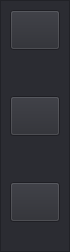
              <widget class="QFrame" name="frame_left_menu">
               <property name="minimumSize">
                <size>
                 <width>70</width>
                 <height>0</height>
                </size>
               </property>
               <property name="maximumSize">
                <size>
                 <width>0</width>
                 <height>16777215</height>
                </size>
               </property>
               <property name="styleSheet">
                <string notr="true">background-color: rgb(43, 44, 50);</string>
               </property>
               <property name="frameShape">
                <enum>QFrame::StyledPanel</enum>
               </property>
               <property name="frameShadow">
                <enum>QFrame::Raised</enum>
               </property>
               <layout class="QVBoxLayout" name="verticalLayout_6">
                <property name="spacing">
                 <number>0</number>
                </property>
                <property name="leftMargin">
                 <number>0</number>
                </property>
                <property name="topMargin">
                 <number>0</number>
                </property>
                <property name="rightMargin">
                 <number>0</number>
                </property>
                <property name="bottomMargin">
                 <number>0</number>
                </property>
                <item alignment="Qt::AlignTop">
                 <widget class="QFrame" name="frame_top_menus">
                  <property name="frameShape">
                   <enum>QFrame::NoFrame</enum>
                  </property>
                  <property name="frameShadow">
                   <enum>QFrame::Raised</enum>
                  </property>
                  <layout class="QVBoxLayout" name="verticalLayout_7">
                   <item>
                    <widget class="QPushButton" name="recognition_page">
                     <property name="minimumSize">
                      <size>
                       <width>0</width>
                       <height>40</height>
                      </size>
                     </property>
                     <property name="font">
                      <font>
                       <family>Segoe UI</family>
                       <pointsize>10</pointsize>
                      </font>
                     </property>
                     <property name="cursor">
                      <cursorShape>PointingHandCursor</cursorShape>
                     </property>
                     <property name="toolTip">
                      <string>Recognition</string>
                     </property>
                     <property name="styleSheet">
                      <string notr="true">QPushButton{
color: rgb(120, 120, 175);
}
QPushButton:hover{
background-color: rgb(120, 120, 175);
	color: rgb(0, 0, 0);
}</string>
                     </property>
                     <property name="text">
                      <string/>
                     </property>
                     <property name="icon">
                      <iconset>
                       <normaloff>icon/user-free-icon-font.png</normaloff>icon/user-free-icon-font.png</iconset>
                     </property>
                     <property name="iconSize">
                      <size>
                       <width>28</width>
                       <height>28</height>
                      </size>
                     </property>
                    </widget>
                   </item>
                   <item alignment="Qt::AlignHCenter|Qt::AlignVCenter">
                    <widget class="QLabel" name="label_8">
                     <property name="minimumSize">
                      <size>
                       <width>30</width>
                       <height>0</height>
                      </size>
                     </property>
                     <property name="maximumSize">
                      <size>
                       <width>16777215</width>
                       <height>16777215</height>
                      </size>
                     </property>
                     <property name="styleSheet">
                      <string notr="true">color: rgb(255, 255, 255);
font: 75 8pt &quot;MS Shell Dlg 2&quot;;</string>
                     </property>
                     <property name="text">
                      <string/>
                     </property>
                    </widget>
                   </item>
                   <item>
                    <widget class="QLabel" name="label_14">
                     <property name="text">
                      <string/>
                     </property>
                    </widget>
                   </item>
                   <item>
                    <widget class="QPushButton" name="registration_page">
                     <property name="minimumSize">
                      <size>
                       <width>0</width>
                       <height>40</height>
                      </size>
                     </property>
                     <property name="font">
                      <font>
                       <family>Segoe UI</family>
                       <pointsize>10</pointsize>
                      </font>
                     </property>
                     <property name="cursor">
                      <cursorShape>PointingHandCursor</cursorShape>
                     </property>
                     <property name="mouseTracking">
                      <bool>false</bool>
                     </property>
                     <property name="toolTip">
                      <string>Registration</string>
                     </property>
                     <property name="layoutDirection">
                      <enum>Qt::LeftToRight</enum>
                     </property>
                     <property name="styleSheet">
                      <string notr="true">QPushButton{
color: rgb(120, 120, 175);
}
QPushButton:hover{
background-color: rgb(120, 120, 175);
	color: rgb(0, 0, 0);
}</string>
                     </property>
                     <property name="text">
                      <string/>
                     </property>
                     <property name="icon">
                      <iconset>
                       <normaloff>icon/user-add-free-icon-font.png</normaloff>icon/user-add-free-icon-font.png</iconset>
                     </property>
                     <property name="iconSize">
                      <size>
                       <width>28</width>
                       <height>28</height>
                      </size>
                     </property>
                    </widget>
                   </item>
                   <item alignment="Qt::AlignHCenter|Qt::AlignVCenter">
                    <widget class="QLabel" name="label_9">
                     <property name="sizePolicy">
                      <sizepolicy hsizetype="Maximum" vsizetype="Fixed">
                       <horstretch>0</horstretch>
                       <verstretch>0</verstretch>
                      </sizepolicy>
                     </property>
                     <property name="minimumSize">
                      <size>
                       <width>30</width>
                       <height>0</height>
                      </size>
                     </property>
                     <property name="maximumSize">
                      <size>
                       <width>16777215</width>
                       <height>16777215</height>
                      </size>
                     </property>
                     <property name="styleSheet">
                      <string notr="true">color: rgb(255, 255, 255);
font: 75 8pt &quot;MS Shell Dlg 2&quot;;</string>
                     </property>
                     <property name="text">
                      <string/>
                     </property>
                    </widget>
                   </item>
                   <item>
                    <widget class="QLabel" name="label_15">
                     <property name="text">
                      <string/>
                     </property>
                    </widget>
                   </item>
                   <item>
                    <widget class="QPushButton" name="attendance_page">
                     <property name="minimumSize">
                      <size>
                       <width>0</width>
                       <height>40</height>
                      </size>
                     </property>
                     <property name="font">
                      <font>
                       <family>Segoe UI</family>
                       <pointsize>10</pointsize>
                      </font>
                     </property>
                     <property name="cursor">
                      <cursorShape>PointingHandCursor</cursorShape>
                     </property>
                     <property name="toolTip">
                      <string>Attendance</string>
                     </property>
                     <property name="styleSheet">
                      <string notr="true">QPushButton{
color: rgb(120, 120, 175);
}
QPushButton:hover{
background-color: rgb(120, 120, 175);
	color: rgb(0, 0, 0);
}</string>
                     </property>
                     <property name="text">
                      <string/>
                     </property>
                     <property name="icon">
                      <iconset>
                       <normaloff>icon/interrogation-free-icon-font.png</normaloff>icon/interrogation-free-icon-font.png</iconset>
                     </property>
                     <property name="iconSize">
                      <size>
                       <width>28</width>
                       <height>28</height>
                      </size>
                     </property>
                    </widget>
                   </item>
                   <item alignment="Qt::AlignHCenter|Qt::AlignVCenter">
                    <widget class="QLabel" name="label_10">
                     <property name="minimumSize">
                      <size>
                       <width>30</width>
                       <height>0</height>
                      </size>
                     </property>
                     <property name="maximumSize">
                      <size>
                       <width>16777215</width>
                       <height>16777215</height>
                      </size>
                     </property>
                     <property name="styleSheet">
                      <string notr="true">color: rgb(255, 255, 255);
font: 75 8pt &quot;MS Shell Dlg 2&quot;;</string>
                     </property>
                     <property name="text">
                      <string/>
                     </property>
                    </widget>
                   </item>
                  </layout>
                 </widget>
                </item>
               </layout>
              </widget>
